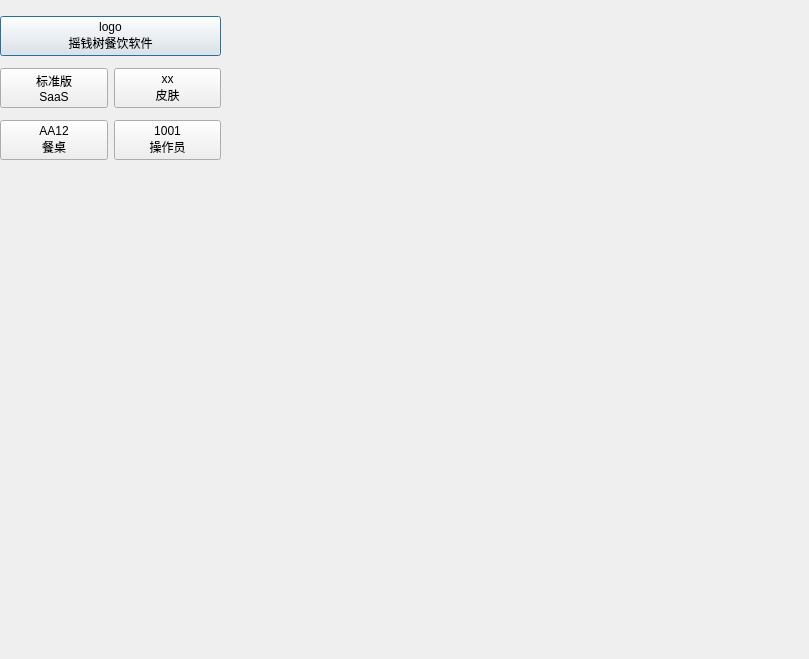
<?xml version="1.0" encoding="UTF-8"?>
<ui version="4.0">
 <class>fastorder_dialog_saas_1366x768</class>
 <widget class="QDialog" name="fastorder_dialog_saas_1366x768">
  <property name="geometry">
   <rect>
    <x>0</x>
    <y>0</y>
    <width>809</width>
    <height>659</height>
   </rect>
  </property>
  <property name="windowTitle">
   <string>Dialog</string>
  </property>
  <widget class="QWidget" name="">
   <property name="geometry">
    <rect>
     <x>0</x>
     <y>10</y>
     <width>221</width>
     <height>158</height>
    </rect>
   </property>
   <layout class="QGridLayout" name="gridLayout">
    <item row="0" column="0" colspan="2">
     <widget class="QPushButton" name="pushButton">
      <property name="text">
       <string>logo
摇钱树餐饮软件</string>
      </property>
     </widget>
    </item>
    <item row="1" column="0">
     <widget class="QPushButton" name="pushButton_4">
      <property name="text">
       <string>标准版
SaaS</string>
      </property>
     </widget>
    </item>
    <item row="1" column="1">
     <widget class="QPushButton" name="pushButton_6">
      <property name="text">
       <string>xx
皮肤</string>
      </property>
     </widget>
    </item>
    <item row="2" column="0">
     <widget class="QPushButton" name="pushButton_2">
      <property name="text">
       <string>AA12
餐桌</string>
      </property>
     </widget>
    </item>
    <item row="2" column="1">
     <widget class="QPushButton" name="pushButton_3">
      <property name="text">
       <string>1001
操作员</string>
      </property>
     </widget>
    </item>
   </layout>
  </widget>
 </widget>
 <resources/>
 <connections/>
</ui>
